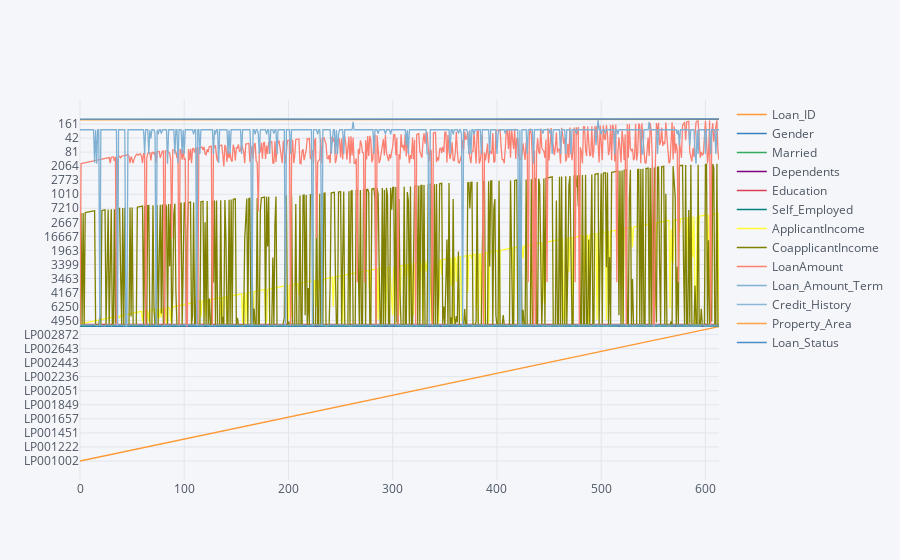

The notebook cell this image was saved under:
### Code cell
train_df.iplot()

### Figure 1 — Plotly figure (JSON) as saved in the notebook; plotly's stock layout.template omitted (floating-point values rounded to 4 significant figures; data arrays with more than 128 entries replaced by an {"elided": "..."} marker saying what was removed)
{"data": [{"line": {"color": "rgba(255, 153, 51, 1.0)", "dash": "solid", "shape": "linear", "width": 1.3}, "mode": "lines", "name": "Loan_ID", "text": "", "type": "scatter", "uid": "b8256d4c-a231-4888-ac72-4ec980520e62", "x": {"elided": "614 int values"}, "y": {"elided": "614 str values"}}, {"line": {"color": "rgba(55, 128, 191, 1.0)", "dash": "solid", "shape": "linear", "width": 1.3}, "mode": "lines", "name": "Gender", "text": "", "type": "scatter", "uid": "89a22ec3-516d-4b79-84e0-b32f8632f11d", "x": {"elided": "614 int values"}, "y": {"elided": "614 str values"}}, {"line": {"color": "rgba(50, 171, 96, 1.0)", "dash": "solid", "shape": "linear", "width": 1.3}, "mode": "lines", "name": "Married", "text": "", "type": "scatter", "uid": "0cc89dbe-aa40-42f8-b7d6-98c80d8bbb03", "x": {"elided": "614 int values"}, "y": {"elided": "614 str values"}}, {"line": {"color": "rgba(128, 0, 128, 1.0)", "dash": "solid", "shape": "linear", "width": 1.3}, "mode": "lines", "name": "Dependents", "text": "", "type": "scatter", "uid": "1d88827d-6844-438c-b310-06ff39f9b8b0", "x": {"elided": "614 int values"}, "y": {"elided": "614 str values"}}, {"line": {"color": "rgba(219, 64, 82, 1.0)", "dash": "solid", "shape": "linear", "width": 1.3}, "mode": "lines", "name": "Education", "text": "", "type": "scatter", "uid": "575301b4-f9c6-4a3c-afb1-b0c2e377a02f", "x": {"elided": "614 int values"}, "y": {"elided": "614 str values"}}, {"line": {"color": "rgba(0, 128, 128, 1.0)", "dash": "solid", "shape": "linear", "width": 1.3}, "mode": "lines", "name": "Self_Employed", "text": "", "type": "scatter", "uid": "c40ec0d0-43ba-4127-be8d-4bbf58ed7707", "x": {"elided": "614 int values"}, "y": {"elided": "614 str values"}}, {"line": {"color": "rgba(255, 255, 51, 1.0)", "dash": "solid", "shape": "linear", "width": 1.3}, "mode": "lines", "name": "ApplicantIncome", "text": "", "type": "scatter", "uid": "f4d99056-391b-4cd0-96ef-bd546c6b988b", "x": {"elided": "614 int values"}, "y": {"elided": "614 int values"}}, {"line": {"color": "rgba(128, 128, 0, 1.0)", "dash": "solid", "shape": "linear", "width": 1.3}, "mode": "lines", "name": "CoapplicantIncome", "text": "", "type": "scatter", "uid": "be1df68c-9e31-46b3-af1b-5f6cea9fe7d7", "x": {"elided": "614 int values"}, "y": {"elided": "614 float values"}}, {"line": {"color": "rgba(251, 128, 114, 1.0)", "dash": "solid", "shape": "linear", "width": 1.3}, "mode": "lines", "name": "LoanAmount", "text": "", "type": "scatter", "uid": "48588bbb-7be3-4527-93d8-2d2e47dfdeda", "x": {"elided": "614 int values"}, "y": {"elided": "614 mixed values"}}, {"line": {"color": "rgba(128, 177, 211, 1.0)", "dash": "solid", "shape": "linear", "width": 1.3}, "mode": "lines", "name": "Loan_Amount_Term", "text": "", "type": "scatter", "uid": "e1b83835-5135-41b1-8ff7-ebdb101bdffb", "x": {"elided": "614 int values"}, "y": {"elided": "614 mixed values"}}, {"line": {"color": "rgba(128, 177, 211, 0.8999999999999999)", "dash": "solid", "shape": "linear", "width": 1.3}, "mode": "lines", "name": "Credit_History", "text": "", "type": "scatter", "uid": "df512eb9-9341-45c4-af69-c5fa8253a5c6", "x": {"elided": "614 int values"}, "y": {"elided": "614 mixed values"}}, {"line": {"color": "rgba(255, 153, 51, 0.8999999999999999)", "dash": "solid", "shape": "linear", "width": 1.3}, "mode": "lines", "name": "Property_Area", "text": "", "type": "scatter", "uid": "cf452a55-38d0-4070-8344-044322b0e42f", "x": {"elided": "614 int values"}, "y": {"elided": "614 str values"}}, {"line": {"color": "rgba(55, 128, 191, 0.8999999999999999)", "dash": "solid", "shape": "linear", "width": 1.3}, "mode": "lines", "name": "Loan_Status", "text": "", "type": "scatter", "uid": "f710cf87-461d-49dc-b75a-6aa79ee4a9aa", "x": {"elided": "614 int values"}, "y": {"elided": "614 str values"}}], "layout": {"legend": {"bgcolor": "#F5F6F9", "font": {"color": "#4D5663"}}, "paper_bgcolor": "#F5F6F9", "plot_bgcolor": "#F5F6F9", "title": {"font": {"color": "#4D5663"}}, "xaxis": {"gridcolor": "#E1E5ED", "showgrid": true, "tickfont": {"color": "#4D5663"}, "title": {"font": {"color": "#4D5663"}, "text": ""}, "zerolinecolor": "#E1E5ED"}, "yaxis": {"gridcolor": "#E1E5ED", "showgrid": true, "tickfont": {"color": "#4D5663"}, "title": {"font": {"color": "#4D5663"}, "text": ""}, "zerolinecolor": "#E1E5ED"}}}
